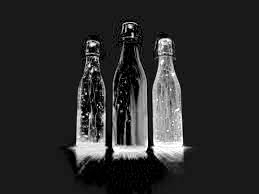
#> input picture REDbottles_1.pnm, 259 x 194 px
$ python findHidden.py REDbottles_1.pnm bottles_1.pnm
#> lines starting #> are read from the running program, lines starting #| are printed output that depends on the picture
import cv2
import numpy as np
import sys

original_img= cv2.imread(sys.argv[1])
#> original_img is the input picture: shape (194, 259, 3); min 0, max 255, mean 42.2
secret_img=  cv2.imread(sys.argv[2])
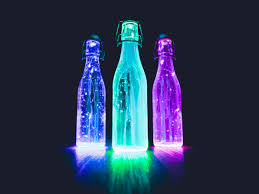
#> input picture bottles_1.pnm, 259 x 194 px
#> secret_img is the input picture: shape (194, 259, 3); mean B, G, R 84.2, 56.2, 42.2
message=""
diff=np.bitwise_xor(original_img,secret_img)
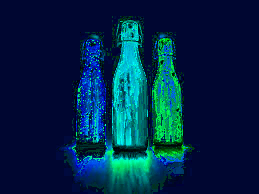
#> diff: shape (194, 259, 3); mean B, G, R 69.5, 36.8, 0
height= len(diff)
#> height = 194
width = len(diff[0])
#> width = 259
count = 0 # where the next letter wil start

row=0
col=0
pixel=0

while row<height :
    count=0
    bits= []
    for i in range(0,4):
#> (the run stopped early here; a loop or call above may not have finished)
